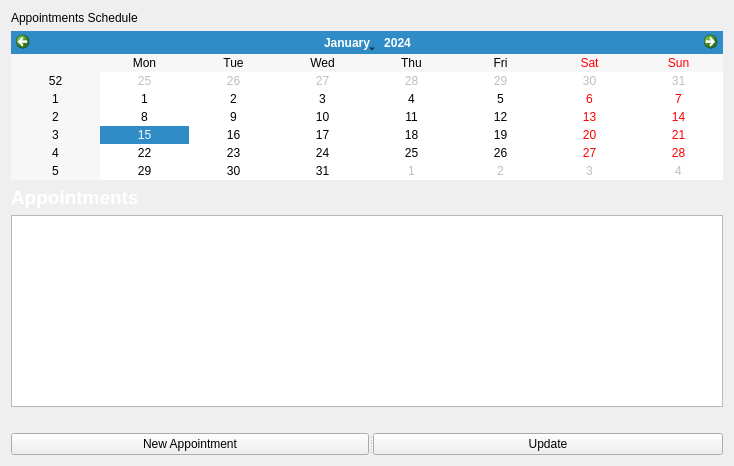
            <widget class="QWidget" name="appointmentsPage">
             <layout class="QVBoxLayout" name="verticalLayout_12">
              <item>
               <layout class="QVBoxLayout" name="verticalLayout_9">
                <item>
                 <widget class="QLabel" name="pageTitle">
                  <property name="text">
                   <string>Appointments Schedule</string>
                  </property>
                 </widget>
                </item>
                <item>
                 <widget class="QCalendarWidget" name="calendarWidget">
                  <property name="locale">
                   <locale language="English" country="FalklandIslands"/>
                  </property>
                 </widget>
                </item>
               </layout>
              </item>
              <item>
               <layout class="QVBoxLayout" name="verticalLayout_8">
                <item>
                 <widget class="QLabel" name="label_6">
                  <property name="styleSheet">
                   <string notr="true">font-size: 14pt; font-weight: bold;
color: rgb(255, 255, 255);</string>
                  </property>
                  <property name="text">
                   <string>Appointments</string>
                  </property>
                 </widget>
                </item>
                <item>
                 <widget class="QTableView" name="appointmentsTableView"/>
                </item>
               </layout>
              </item>
              <item>
               <spacer name="horizontalSpacer_3">
                <property name="orientation">
                 <enum>Qt::Orientation::Horizontal</enum>
                </property>
                <property name="sizeType">
                 <enum>QSizePolicy::Policy::Expanding</enum>
                </property>
                <property name="sizeHint" stdset="0">
                 <size>
                  <width>712</width>
                  <height>20</height>
                 </size>
                </property>
               </spacer>
              </item>
              <item>
               <widget class="QSplitter" name="splitter">
                <property name="orientation">
                 <enum>Qt::Orientation::Horizontal</enum>
                </property>
                <widget class="QPushButton" name="addAppointmentButton">
                 <property name="minimumSize">
                  <size>
                   <width>200</width>
                   <height>0</height>
                  </size>
                 </property>
                 <property name="text">
                  <string>New Appointment</string>
                 </property>
                </widget>
                <widget class="QPushButton" name="update_appointment">
                 <property name="minimumSize">
                  <size>
                   <width>350</width>
                   <height>0</height>
                  </size>
                 </property>
                 <property name="styleSheet">
                  <string notr="true">font: 700 11pt &quot;Segoe UI&quot;;</string>
                 </property>
                 <property name="text">
                  <string>Update</string>
                 </property>
                </widget>
               </widget>
              </item>
             </layout>
            </widget>
